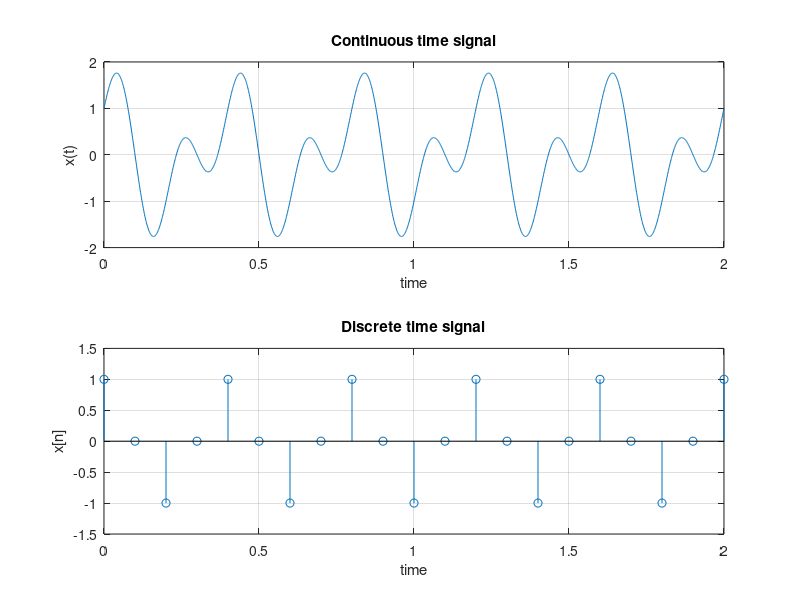

MATLAB code to generate this figure:
t_fine=0:0.001:2;
xt=cos(5*pi*t_fine)+sin(10*pi*t_fine);
figure;
subplot(2,1,1);
plot(t_fine,xt);
grid on;
title('Continuous time signal')
xlabel('time');
ylabel('x(t)')

Ts=0.1;
t_samples=0:Ts:2;
xn=cos(5*pi*t_samples)+sin(10*pi*t_samples);
subplot(2,1,2);
stem(t_samples,xn);
grid on;
title('Discrete time signal')
xlabel('time');
ylabel('x[n]');
